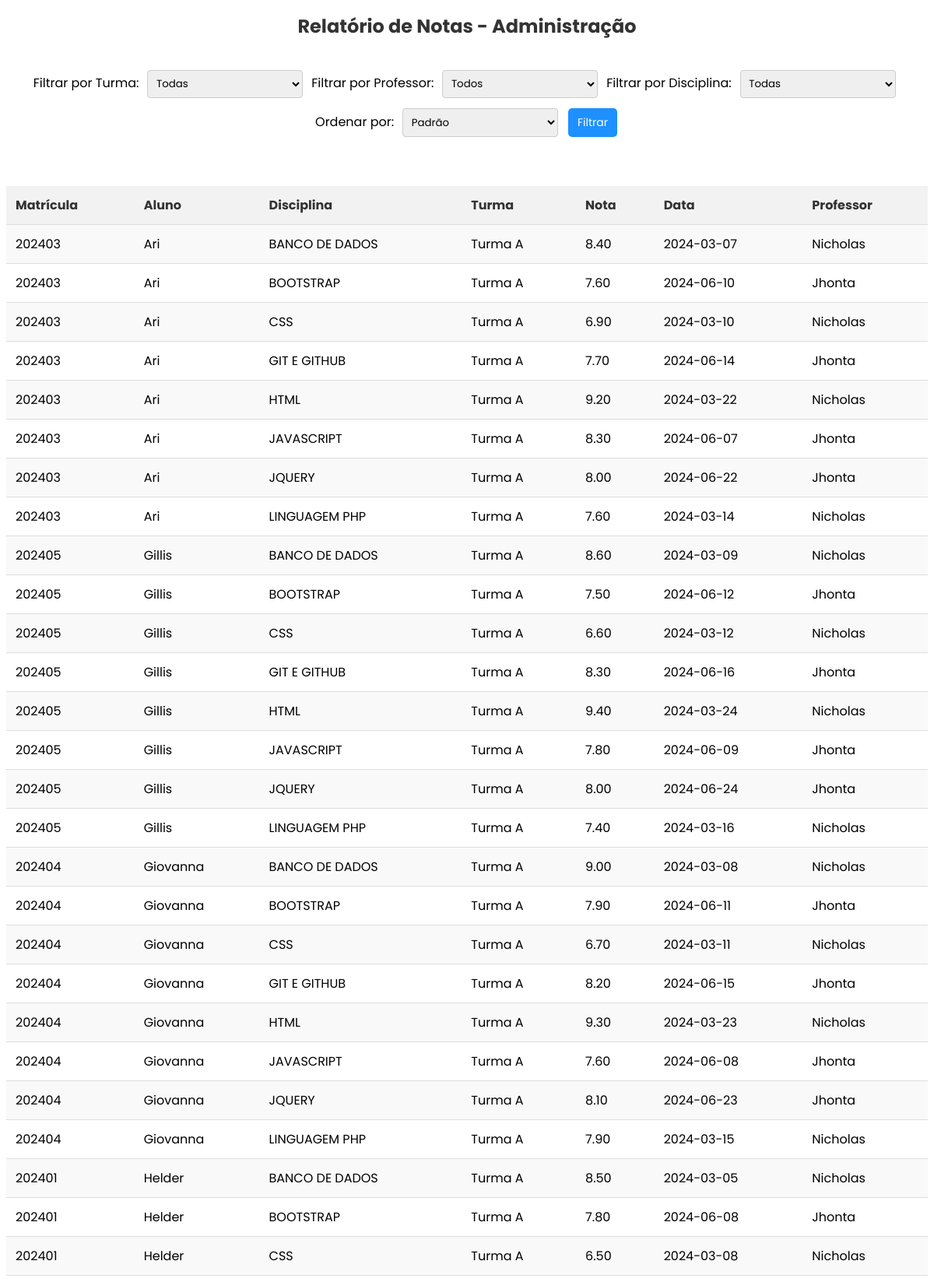
The app's page /relatorio.php (signed in, upper part) with its own data.
### tables this page shows
CREATE TABLE notas (
  id INT NOT NULL AUTO_INCREMENT,
  nota DECIMAL(5,2) NOT NULL,
  dataL DATE NOT NULL,
  fk_aluno INT NOT NULL,
  fk_prof INT NOT NULL,
  fk_disc INT NOT NULL,
  PRIMARY KEY (id),
  FOREIGN KEY (fk_aluno) REFERENCES alunos (id) ON DELETE CASCADE,
  FOREIGN KEY (fk_prof) REFERENCES professores (id) ON DELETE CASCADE,
  FOREIGN KEY (fk_disc) REFERENCES disciplinas (id) ON DELETE CASCADE
);

CREATE TABLE alunos (
  id INT NOT NULL AUTO_INCREMENT,
  matricula INT NOT NULL UNIQUE,
  fk_user INT NOT NULL,
  PRIMARY KEY (id),
  FOREIGN KEY (fk_user) REFERENCES usuarios (id) ON DELETE CASCADE
);

CREATE TABLE usuarios (
  id INT NOT NULL AUTO_INCREMENT,
  nome VARCHAR(40) NOT NULL,
  email VARCHAR(50) UNIQUE NOT NULL,
  idade INT NOT NULL,
  cpf VARCHAR(14) UNIQUE NOT NULL,
  senha VARCHAR(255) NOT NULL,
  tipo ENUM('Professor','Aluno', "Administrador") NOT NULL,
  PRIMARY KEY (id)
);

CREATE TABLE disciplinas (
  id INT NOT NULL AUTO_INCREMENT,
  nome VARCHAR(30) NOT NULL,
  descricao TEXT,
  imagem VARCHAR(255),
  PRIMARY KEY (id)
  );

CREATE TABLE turmas (
  id INT NOT NULL AUTO_INCREMENT,
  nome VARCHAR(50) NOT NULL,
  PRIMARY KEY (id)
);

### relatorio.php (the view, shortened to what this page needs)
<?php
include("conexao.php");
$filtroOrdem = isset($_GET['ordem']) ? $_GET['ordem'] : '';
$sql = "SELECT
            alunos.matricula,
            usuarios.nome AS aluno,
            disciplinas.nome AS disciplina,
            turmas.nome AS turma,
            notas.nota,
            notas.dataL,
            notas.id AS nota_id,
            professores.id AS prof_id,
            prof_usuarios.nome AS professor
        FROM notas
        INNER JOIN alunos ON notas.fk_aluno = alunos.id
        INNER JOIN usuarios ON alunos.fk_user = usuarios.id
        INNER JOIN disciplinas ON notas.fk_disc = disciplinas.id
        INNER JOIN turma_alunos ON turma_alunos.fk_aluno = alunos.id
        INNER JOIN turmas ON turma_alunos.fk_turma = turmas.id
        INNER JOIN prof_disc_turma ON prof_disc_turma.fk_disc = disciplinas.id AND prof_disc_turma.fk_turma = turmas.id
        INNER JOIN professores ON prof_disc_turma.fk_prof = professores.id
        INNER JOIN usuarios AS prof_usuarios ON professores.fk_user = prof_usuarios.id
        WHERE 1 = 1";
switch ($filtroOrdem) {
    default:
        $sql .= " ORDER BY turma, aluno, disciplina";
}
$consulta = mysqli_query($connection, $sql);
?>
<!DOCTYPE html>
<html lang="pt-br">
<head>
    <link rel="stylesheet" href="Style/relatorio.css">
</head>
<body>
    <h1>Relatório de Notas - Administração</h1>
    <form
        style="
               margin: 2em;
               text-align: center;
               "
    method="GET" action="">
        <label for="turma">Filtrar por Turma:</label>
        <select
            style="
               width: 200px;
              "
        name="turma" id="turma">
            <option value="">Todas</option>
        </select>
        <label for="professor">Filtrar por Professor:</label>
        <select
            style="
               width: 200px;
              "
        name="professor" id="professor">
            <option value="">Todos</option>
        </select>
        <label for="disciplina">Filtrar por Disciplina:</label>
        <select
            style="
               width: 200px;
              "
        name="disciplina" id="disciplina">
            <option value="">Todas</option>
        </select>
        <label for="ordem">Ordenar por:</label>
        <select
            style="
               width: 200px;
              "
            name="ordem" id="ordem">
            <option value="">Padrão</option>
        </select>
        <button type="submit">Filtrar</button>
    </form>
    <br>
    <?php
    if ($consulta && mysqli_num_rows($consulta) > 0) {
        echo "<div
            style='
                    display: flex;
                   justify-content: center;
                   align-items: center;
                   '
        >";
        echo "<table
                style='
                        height: 100%;
                        width: 100%;
                       '
                >";
        echo "<tr>
                <th>Matrícula</th>
                <th>Aluno</th>
                <th>Disciplina</th>
                <th>Turma</th>
                <th>Nota</th>
                <th>Data</th>
                <th>Professor</th>
              </tr>";
        while ($row = mysqli_fetch_assoc($consulta)) {
            echo "<tr>
                    <td>" . htmlspecialchars($row['matricula']) . "</td>
                    <td>" . htmlspecialchars($row['aluno']) . "</td>
                    <td>" . htmlspecialchars($row['disciplina']) . "</td>
                    <td>" . htmlspecialchars($row['turma']) . "</td>
                    <td>" . htmlspecialchars($row['nota']) . "</td>
                    <td>" . htmlspecialchars($row['dataL']) . "</td>
                    <td>" . htmlspecialchars($row['professor']) . "</td>
                  </tr>";
        }
        echo "</table>";
        echo "</div>";
    } else {
        echo "<p>Nenhum resultado encontrado.</p>";
    }
    ?>
</body>
</html>

### Style/relatorio.css (style rules this page uses)
* { font-family: "poppins", sans-serif; }
h1 { color: #333; font-size: 24px; margin-bottom: 20px; text-align: center; }
table { width: 100%; border-collapse: collapse; margin-bottom: 20px; }
th, td { padding: 12px; text-align: left; border-bottom: 1px solid #ddd; }
th { background-color: #f2f2f2; color: #333; }
tr:nth-child(even) { background-color: #f9f9f9; }
button { background-color: dodgerblue; color: white; border: none; padding: 8px 12px; text-align: center; text-decoration: none; display: inline-block; font-size: 14px; margin: 4px 2px; cursor: pointer; border-radius: 5px; }
select { margin: 0.5em; width: 100%; border-radius: 4px; padding: 0.5em; border: 1px solid #ccc; }

### records on screen
notas: fk_aluno.matricula "202403", usuarios.nome "Ari", fk_disc.nome "BANCO DE DADOS", turmas.nome "Turma A", nota "8.40", dataL "2024-03-07", usuarios.nome "Nicholas"
notas: fk_aluno.matricula "202403", usuarios.nome "Ari", fk_disc.nome "BOOTSTRAP", turmas.nome "Turma A", nota "7.60", dataL "2024-06-10", usuarios.nome "Jhonta"
notas: fk_aluno.matricula "202403", usuarios.nome "Ari", fk_disc.nome "CSS", turmas.nome "Turma A", nota "6.90", dataL "2024-03-10", usuarios.nome "Nicholas"
notas: fk_aluno.matricula "202403", usuarios.nome "Ari", fk_disc.nome "GIT E GITHUB", turmas.nome "Turma A", nota "7.70", dataL "2024-06-14", usuarios.nome "Jhonta"
notas: fk_aluno.matricula "202403", usuarios.nome "Ari", fk_disc.nome "HTML", turmas.nome "Turma A", nota "9.20", dataL "2024-03-22", usuarios.nome "Nicholas"
notas: fk_aluno.matricula "202403", usuarios.nome "Ari", fk_disc.nome "JAVASCRIPT", turmas.nome "Turma A", nota "8.30", dataL "2024-06-07", usuarios.nome "Jhonta"
notas: fk_aluno.matricula "202403", usuarios.nome "Ari", fk_disc.nome "JQUERY", turmas.nome "Turma A", nota "8.00", dataL "2024-06-22", usuarios.nome "Jhonta"
notas: fk_aluno.matricula "202403", usuarios.nome "Ari", fk_disc.nome "LINGUAGEM PHP", turmas.nome "Turma A", nota "7.60", dataL "2024-03-14", usuarios.nome "Nicholas"
notas: fk_aluno.matricula "202405", usuarios.nome "Gillis", fk_disc.nome "BANCO DE DADOS", turmas.nome "Turma A", nota "8.60", dataL "2024-03-09", usuarios.nome "Nicholas"
notas: fk_aluno.matricula "202405", usuarios.nome "Gillis", fk_disc.nome "BOOTSTRAP", turmas.nome "Turma A", nota "7.50", dataL "2024-06-12", usuarios.nome "Jhonta"
notas: fk_aluno.matricula "202405", usuarios.nome "Gillis", fk_disc.nome "CSS", turmas.nome "Turma A", nota "6.60", dataL "2024-03-12", usuarios.nome "Nicholas"
notas: fk_aluno.matricula "202405", usuarios.nome "Gillis", fk_disc.nome "GIT E GITHUB", turmas.nome "Turma A", nota "8.30", dataL "2024-06-16", usuarios.nome "Jhonta"
notas: fk_aluno.matricula "202405", usuarios.nome "Gillis", fk_disc.nome "HTML", turmas.nome "Turma A", nota "9.40", dataL "2024-03-24", usuarios.nome "Nicholas"
notas: fk_aluno.matricula "202405", usuarios.nome "Gillis", fk_disc.nome "JAVASCRIPT", turmas.nome "Turma A", nota "7.80", dataL "2024-06-09", usuarios.nome "Jhonta"
notas: fk_aluno.matricula "202405", usuarios.nome "Gillis", fk_disc.nome "JQUERY", turmas.nome "Turma A", nota "8.00", dataL "2024-06-24", usuarios.nome "Jhonta"
notas: fk_aluno.matricula "202405", usuarios.nome "Gillis", fk_disc.nome "LINGUAGEM PHP", turmas.nome "Turma A", nota "7.40", dataL "2024-03-16", usuarios.nome "Nicholas"
notas: fk_aluno.matricula "202404", usuarios.nome "Giovanna", fk_disc.nome "BANCO DE DADOS", turmas.nome "Turma A", nota "9.00", dataL "2024-03-08", usuarios.nome "Nicholas"
notas: fk_aluno.matricula "202404", usuarios.nome "Giovanna", fk_disc.nome "BOOTSTRAP", turmas.nome "Turma A", nota "7.90", dataL "2024-06-11", usuarios.nome "Jhonta"
notas: fk_aluno.matricula "202404", usuarios.nome "Giovanna", fk_disc.nome "CSS", turmas.nome "Turma A", nota "6.70", dataL "2024-03-11", usuarios.nome "Nicholas"
notas: fk_aluno.matricula "202404", usuarios.nome "Giovanna", fk_disc.nome "GIT E GITHUB", turmas.nome "Turma A", nota "8.20", dataL "2024-06-15", usuarios.nome "Jhonta"
notas: fk_aluno.matricula "202404", usuarios.nome "Giovanna", fk_disc.nome "HTML", turmas.nome "Turma A", nota "9.30", dataL "2024-03-23", usuarios.nome "Nicholas"
notas: fk_aluno.matricula "202404", usuarios.nome "Giovanna", fk_disc.nome "JAVASCRIPT", turmas.nome "Turma A", nota "7.60", dataL "2024-06-08", usuarios.nome "Jhonta"
notas: fk_aluno.matricula "202404", usuarios.nome "Giovanna", fk_disc.nome "JQUERY", turmas.nome "Turma A", nota "8.10", dataL "2024-06-23", usuarios.nome "Jhonta"
notas: fk_aluno.matricula "202404", usuarios.nome "Giovanna", fk_disc.nome "LINGUAGEM PHP", turmas.nome "Turma A", nota "7.90", dataL "2024-03-15", usuarios.nome "Nicholas"
notas: fk_aluno.matricula "202401", usuarios.nome "Helder", fk_disc.nome "BANCO DE DADOS", turmas.nome "Turma A", nota "8.50", dataL "2024-03-05", usuarios.nome "Nicholas"
notas: fk_aluno.matricula "202401", usuarios.nome "Helder", fk_disc.nome "BOOTSTRAP", turmas.nome "Turma A", nota "7.80", dataL "2024-06-08", usuarios.nome "Jhonta"
notas: fk_aluno.matricula "202401", usuarios.nome "Helder", fk_disc.nome "CSS", turmas.nome "Turma A", nota "6.50", dataL "2024-03-08", usuarios.nome "Nicholas"
